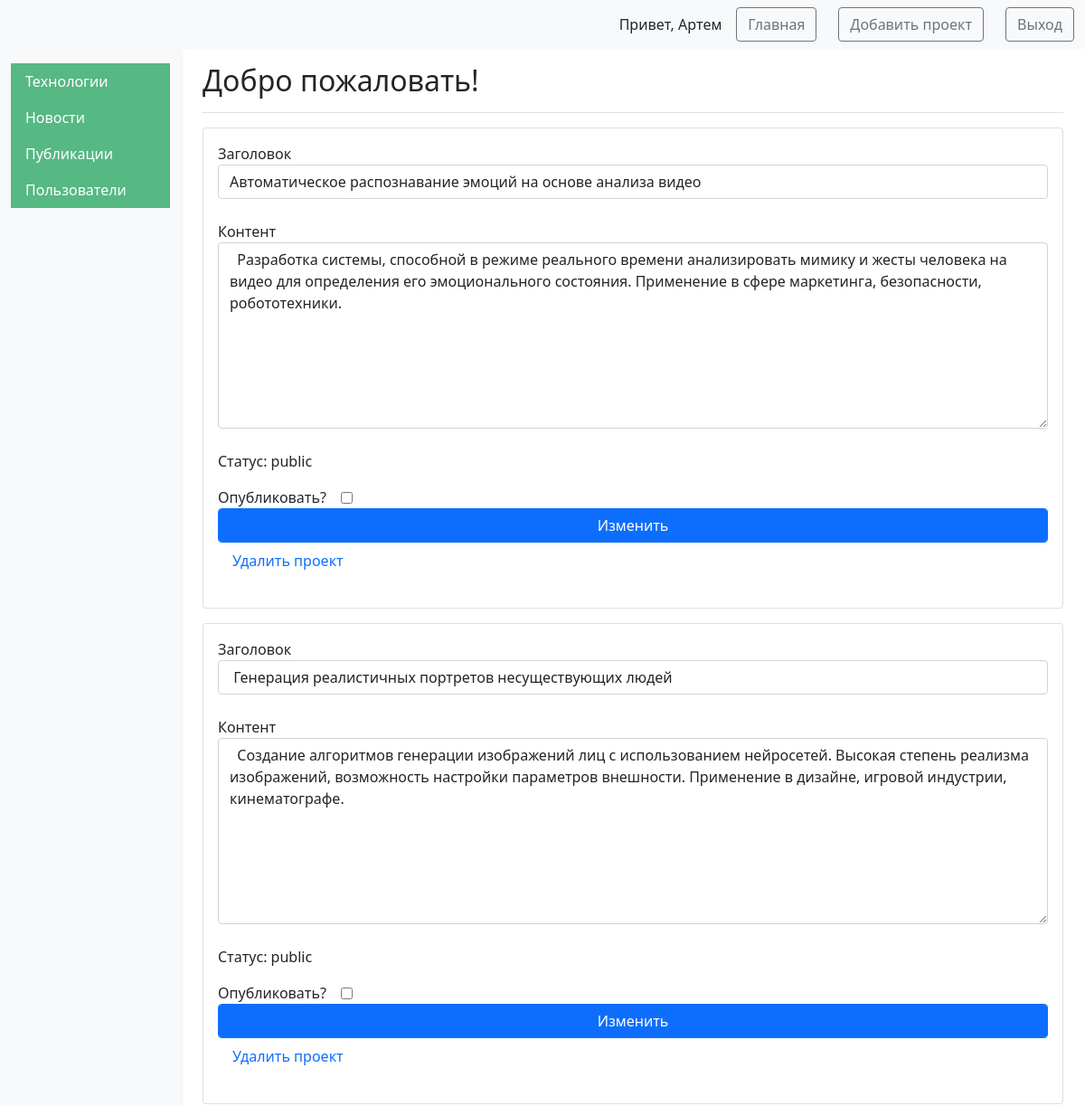
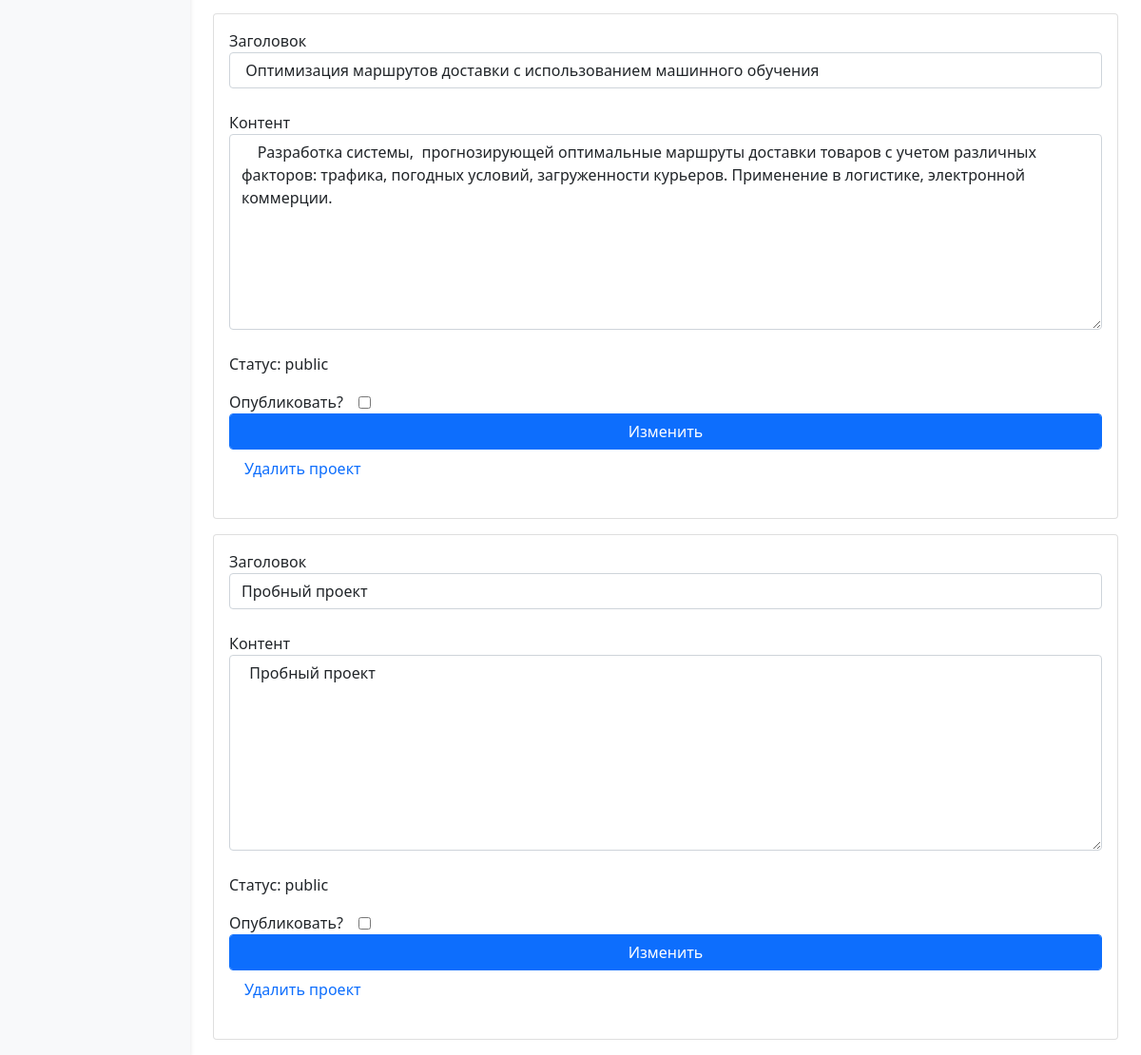
The app's page /post_admin (signed in) with its own data (2 pictures, top to bottom).
### tables this page shows
CREATE TABLE users (
    id INTEGER PRIMARY KEY AUTOINCREMENT,
    name TEXT NOT NULL,
    email TEXT NOT NULL,
    psw TEXT NOT NULL,
    is_admin INTEGER NOT NULL
);

CREATE TABLE posts (
    id INTEGER PRIMARY KEY AUTOINCREMENT,
    created TIMESTAMP NOT NULL DEFAULT CURRENT_TIMESTAMP,
    title TEXT NOT NULL,
    content TEXT NOT NULL,
    status TEXT DEFAULT draft,
    author TEXT NOT NULL
);

### app.py (the view, shortened to what this page needs)
@app.route('/post_admin', methods=["POST", "GET"])
@login_required
def post_admin():
    data = None
    if int(current_user.get_admin()) == 1:
        data = dbase.getJSON()
    else:
        data = dbase.getUserPostsJSON(current_user.get_id())
    res = dbase.getAllUsers()
    return render_template(
        "post_admin.html",
        posts=data,
        res=res,
        user_name=current_user.get_name(),
        is_admin=int(current_user.get_admin())
    )

### DataBase.py (called while the page is built)
    def getJSON(self):
        sql = '''SELECT * FROM posts'''
        try:
            self.__cur.execute(sql)
            res = self.__cur.fetchall()
            if res:
                blocks_list = [dict(ix) for ix in res]
                return blocks_list
        except:
            return False
        return []

    def getUser(self, user_id):
        try:
            self.__cur.execute(
                f"SELECT * FROM users WHERE id = {user_id} LIMIT 1")
            res = self.__cur.fetchone()
            if not res:
                print("Пользователь не найден")
                return False
            return res
        except sqlite3.Error as e:
            print("Ошибка получения из БД "+str(e))
        return False

    def getAllUsers(self):
        try:
            self.__cur.execute(f"SELECT * FROM users")
            res = self.__cur.fetchall()
            print(res)
            if res:
                blocks_list = [dict(ix) for ix in res]
                print(blocks_list)
                return blocks_list
        except sqlite3.Error as e:
            print("Ошибка получения данных из БД "+str(e))
        return False

### UserLogin.py (called while the page is built)
    def fromDB(self, user_id, db):
        self.__user = db.getUser(user_id)
        return self

    def get_name(self):
        return str(self.__user['name'])

    def get_admin(self):
        return str(self.__user['is_admin'])

### app.py (called while the page is built)
@app.before_request
def before_request():
    global dbase
    db = get_db()
    dbase = DataBase(db)

@login_manager.user_loader  # Загрузка пользователя
def load_user(user_id):
    return UserLogin().fromDB(user_id, dbase)

def connect_db():
    conn = sqlite3.connect(app.config['DATABASE'], check_same_thread=False)
    conn.row_factory = sqlite3.Row
    return conn

def get_db():
    if not hasattr(g, 'link_db'):
        g.link_db = connect_db()
    return g.link_db

### templates/post_admin.html (shortened to what this page needs)
<!DOCTYPE html>
<html lang="en">
<head>
	<link href="https://cdn.jsdelivr.net/npm/bootstrap@5.1.3/dist/css/bootstrap.min.css" rel="stylesheet">
</head>
<body>
	<nav class="navbar navbar-expand-lg navbar-light bg-light">
		<div class="container-fluid">
			<div class="d-flex align-items-center">
				<span class="m3 me-3">Привет, {{user_name}}</span>
				<a href="{{ url_for('index') }}" class="btn btn-outline-secondary me-4">Главная</a>
				<a class="btn btn-outline-secondary me-4" href="{{url_for('addPost')}}">Добавить проект</a>
				<a href="{{ url_for('logout') }}" class="btn btn-outline-secondary">Выход</a>
			</div>
		</div>
	</nav>
	<div class="container-fluid">
		<div class="row">
			{% if is_admin == 1 %}
			<nav id="sidebarMenu" class="col-md-3 col-lg-2 d-md-block bg-light sidebar collapse">
				<div class="position-sticky pt-3">
					<ul class="nav flex-column">
						<li class="nav-item">
							<a class="nav-link active" aria-current="page" href="{{ url_for('tech_admin') }}">
								Технологии
							</a>
							<a class="nav-link active" aria-current="page" href="{{ url_for('news_admin') }}">
								Новости
							</a>
							<a class="nav-link active" aria-current="page" href="{{ url_for('post_admin') }}">
								Публикации
							</a>
							<a class="nav-link active" aria-current="page" href="{{ url_for('get_all_users') }}">
								Пользователи
							</a>
						</li>
					</ul>
				</div>
			</nav>
			{% endif %}
			<main class="col-md-9 ms-sm-auto col-lg-10 px-md-4">
				<div
					class="d-flex justify-content-between flex-wrap flex-md-nowrap align-items-center pt-3 pb-2 mb-3 border-bottom">
					<h1 class="h2">Добро пожаловать!</h1>
				</div>
				{% if posts == () %}
				<h5 class="card-title">Публикаций пока нет</h5>
				{% else %}
				{% for post in posts %}
				{% if is_admin == 1 %}
				<form action="{{url_for('post_admin')}}" method="post" class="form-contact">
					<div class="card mb-3">
						<div class="card-body">
							<label class="d-flex flex-column">Заголовок<input class="form-control" type="text"
									value="{{ post['title'] }}" name="title"> <br></label>
							<label class="d-flex flex-column">Контент<textarea class="form-control"
									value="{{ post['content'] }}" name="content" rows="8"
									cols="55"> {{ post['content'] }}</textarea> <br></label>
							<p>Статус: {{ post['status'] }}</p>
							<label class="d-flex gap-3 align-items-center">Опубликовать?<input id='testName'
									type='checkbox' value='public' name='status'></label>
							<p><button class="form-control color-primary btn btn-primary"
									type="submit">Изменить</button>
							<a class="nav-link active" aria-current="page" href="{{url_for('del_post', pk=post['id'])}} " onclick="return confirm('Вы уверены, что хотите удалить проект?');">
										Удалить проект
									</a>
						</div>
					</div>
				</form>
				{% endif %}
				{% endfor %}
				{% endif %}
			</main>
		</div>
	</div>
</body>
</html>

### templates/post_admin.html (style rules this page uses)
#sidebarMenu { min-height: 100vh; box-shadow: 0 2px 5px rgba(0, 0, 0, 0.1); z-index: 1000; }
.sidebar .nav-link { border-radius: 0; color: #333; }
.sidebar .nav-link.active { background-color: #56B883; color: white; }

### records on screen
users: name "Артем"
posts: title "Автоматическое распознавание эмоций на основе анализа видео", content "Разработка системы, способной в режиме реального времени анализировать мимику и жесты человека на видео для определения его эмоционального состояния. Применение в сфере маркетинга, безопасности, робототехники.", status "public"
posts: title "Генерация реалистичных портретов несуществующих людей", content "Создание алгоритмов генерации изображений лиц с использованием нейросетей. Высокая степень реализма изображений, возможность настройки параметров внешности. Применение в дизайне, игровой индустрии, кинематографе.", status "public"
posts: title "Оптимизация маршрутов доставки с использованием машинного обучения", content "Разработка системы, прогнозирующей оптимальные маршруты доставки товаров с учетом различных факторов: трафика, погодных условий, загруженности курьеров. Применение в логистике, электронной коммерции.", status "public"
posts: title "Пробный проект", content "Пробный проект", status "public"
